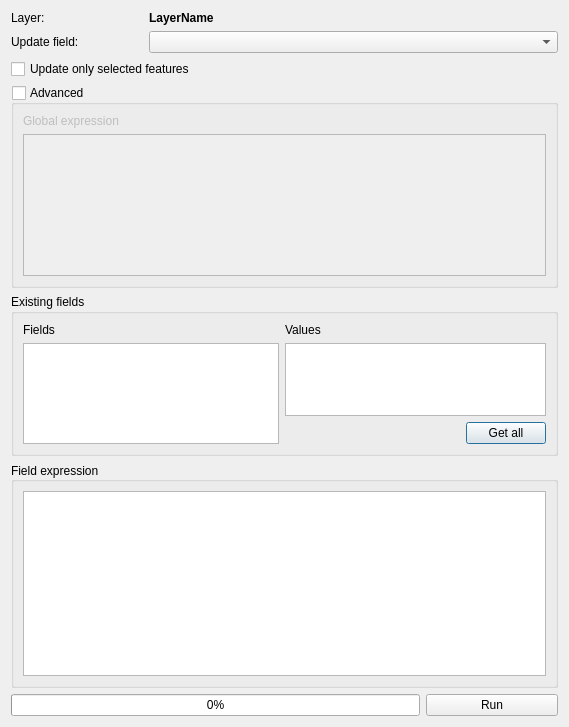
<?xml version="1.0" encoding="UTF-8"?>
<ui version="4.0">
 <class>FieldPyculatorDialog</class>
 <widget class="QDialog" name="FieldPyculatorDialog">
  <property name="geometry">
   <rect>
    <x>0</x>
    <y>0</y>
    <width>569</width>
    <height>727</height>
   </rect>
  </property>
  <property name="windowTitle">
   <string>FieldPyculator</string>
  </property>
  <property name="windowIcon">
   <iconset resource="resources.qrc">
    <normaloff>:/plugins/fieldpyculatorplugin/icon.png</normaloff>:/plugins/fieldpyculatorplugin/icon.png</iconset>
  </property>
  <layout class="QGridLayout" name="gridLayout">
   <item row="2" column="1" colspan="3">
    <widget class="QComboBox" name="cmbUpdateField">
     <property name="sizePolicy">
      <sizepolicy hsizetype="Expanding" vsizetype="Fixed">
       <horstretch>0</horstretch>
       <verstretch>0</verstretch>
      </sizepolicy>
     </property>
    </widget>
   </item>
   <item row="8" column="0" colspan="4">
    <widget class="QGroupBox" name="grpFieldExpression">
     <property name="title">
      <string>Field expression</string>
     </property>
     <property name="alignment">
      <set>Qt::AlignLeading|Qt::AlignLeft|Qt::AlignVCenter</set>
     </property>
     <property name="checkable">
      <bool>false</bool>
     </property>
     <layout class="QVBoxLayout" name="verticalLayout">
      <item>
       <widget class="QPlainTextEdit" name="txtFieldExp">
        <property name="tabStopWidth">
         <number>30</number>
        </property>
       </widget>
      </item>
     </layout>
    </widget>
   </item>
   <item row="9" column="0" colspan="3">
    <widget class="QProgressBar" name="prgTotal">
     <property name="value">
      <number>0</number>
     </property>
    </widget>
   </item>
   <item row="7" column="0" colspan="4">
    <widget class="QGroupBox" name="grpFields">
     <property name="maximumSize">
      <size>
       <width>16777215</width>
       <height>170</height>
      </size>
     </property>
     <property name="title">
      <string>Existing fields</string>
     </property>
     <layout class="QGridLayout" name="gridLayout_2">
      <property name="sizeConstraint">
       <enum>QLayout::SetDefaultConstraint</enum>
      </property>
      <item row="2" column="3" colspan="2">
       <widget class="QListWidget" name="lstValues"/>
      </item>
      <item row="0" column="1" colspan="2">
       <widget class="QLabel" name="labelFields">
        <property name="text">
         <string>Fields</string>
        </property>
       </widget>
      </item>
      <item row="2" column="1" rowspan="2" colspan="2">
       <widget class="QListWidget" name="lstFields">
        <property name="sortingEnabled">
         <bool>false</bool>
        </property>
       </widget>
      </item>
      <item row="0" column="3">
       <widget class="QLabel" name="labelValues">
        <property name="text">
         <string>Values</string>
        </property>
       </widget>
      </item>
      <item row="3" column="3">
       <spacer name="horizontalSpacer">
        <property name="orientation">
         <enum>Qt::Horizontal</enum>
        </property>
        <property name="sizeType">
         <enum>QSizePolicy::MinimumExpanding</enum>
        </property>
        <property name="sizeHint" stdset="0">
         <size>
          <width>40</width>
          <height>20</height>
         </size>
        </property>
       </spacer>
      </item>
      <item row="3" column="4">
       <widget class="QPushButton" name="btnGetAll">
        <property name="text">
         <string>Get all</string>
        </property>
       </widget>
      </item>
     </layout>
    </widget>
   </item>
   <item row="9" column="3">
    <widget class="QPushButton" name="btnRun">
     <property name="sizePolicy">
      <sizepolicy hsizetype="Minimum" vsizetype="Fixed">
       <horstretch>0</horstretch>
       <verstretch>0</verstretch>
      </sizepolicy>
     </property>
     <property name="text">
      <string>Run</string>
     </property>
    </widget>
   </item>
   <item row="2" column="0">
    <widget class="QLabel" name="labelUpdateField">
     <property name="sizePolicy">
      <sizepolicy hsizetype="Minimum" vsizetype="Minimum">
       <horstretch>0</horstretch>
       <verstretch>0</verstretch>
      </sizepolicy>
     </property>
     <property name="text">
      <string>Update field:</string>
     </property>
     <property name="textFormat">
      <enum>Qt::PlainText</enum>
     </property>
     <property name="scaledContents">
      <bool>false</bool>
     </property>
    </widget>
   </item>
   <item row="6" column="0" colspan="4">
    <widget class="QGroupBox" name="grpAdvMode">
     <property name="maximumSize">
      <size>
       <width>16777215</width>
       <height>210</height>
      </size>
     </property>
     <property name="title">
      <string>Advanced</string>
     </property>
     <property name="checkable">
      <bool>true</bool>
     </property>
     <property name="checked">
      <bool>false</bool>
     </property>
     <layout class="QVBoxLayout" name="verticalLayout_2">
      <property name="sizeConstraint">
       <enum>QLayout::SetDefaultConstraint</enum>
      </property>
      <item>
       <widget class="QLabel" name="labelGlobalExp">
        <property name="text">
         <string>Global expression</string>
        </property>
       </widget>
      </item>
      <item>
       <widget class="QPlainTextEdit" name="txtGlobalExp"/>
      </item>
     </layout>
    </widget>
   </item>
   <item row="0" column="0">
    <widget class="QLabel" name="labelLayer">
     <property name="text">
      <string>Layer:</string>
     </property>
    </widget>
   </item>
   <item row="0" column="1" colspan="3">
    <widget class="QLabel" name="lblLayerName">
     <property name="font">
      <font>
       <weight>75</weight>
       <bold>true</bold>
      </font>
     </property>
     <property name="text">
      <string>LayerName</string>
     </property>
    </widget>
   </item>
   <item row="5" column="0" colspan="4">
    <widget class="QCheckBox" name="chkOnlySelected">
     <property name="text">
      <string>Update only selected features</string>
     </property>
    </widget>
   </item>
  </layout>
 </widget>
 <resources>
  <include location="resources.qrc"/>
 </resources>
 <connections/>
</ui>
